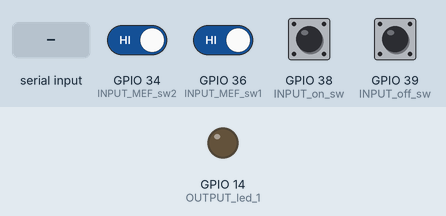
Recording of a program running on a simulated ESP32. Shown: output pins drawn as LEDs (lit = HIGH). Inputs (shaded band) come from the test bench; at power-on: GPIO 34 (INPUT_MEF_sw2), GPIO 36 (INPUT_MEF_sw1) HIGH, GPIO 38 (INPUT_on_sw), GPIO 39 (INPUT_off_sw) LOW. What the program prints to the serial monitor is not drawn.

Above: at 1.2 s.
1.3 s: GPIO 38 (INPUT_on_sw) pulled HIGH for 0.15 s
At 2.4 s:
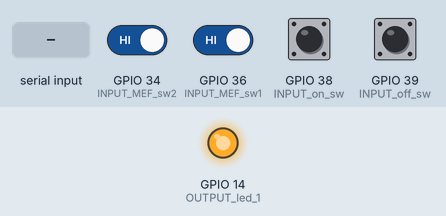
2.9 s: GPIO 39 (INPUT_off_sw) pulled HIGH for 0.15 s
At 3.6 s:
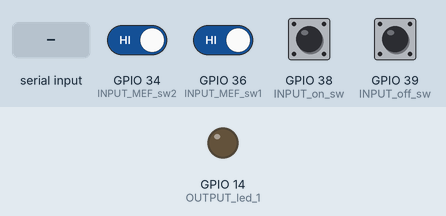
4.5 s: GPIO 38 (INPUT_on_sw) pulled HIGH for 1 s
At 4.8 s:
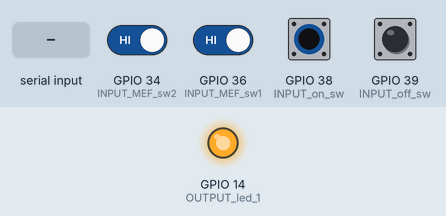
7.0 s: GPIO 34 (INPUT_MEF_sw2) driven LOW and GPIO 36 (INPUT_MEF_sw1) driven LOW and GPIO 38 (INPUT_on_sw) driven HIGH and GPIO 39 (INPUT_off_sw) driven HIGH
At 8.2 s:
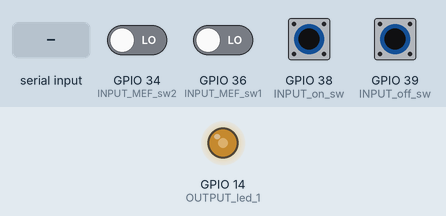
8.5 s: "1" received over Serial
At 9.0 s:
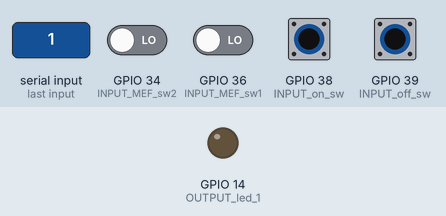
Timing chart, 0 to 12.0 s (numbered marks = the images above; inputs shaded):
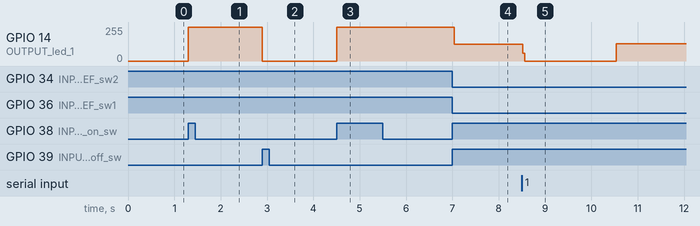

The program:

main.cpp
```cpp
#include <all-include.h>


/* PINS DEFINITIONS  */
#define  OUTPUT_led_1  14
#define  INPUT_on_sw  38
#define  INPUT_off_sw  39
#define  INPUT_MEF_sw1  36
#define  INPUT_MEF_sw2  34
#define tiempoAntiRebote 200

typedef enum {Led_OFF, Led_ON}MOORE;

MOORE estados;

typedef enum {lectura_1, espera_1, lectura_2} pulsador_MEf_1;

pulsador_MEf_1 P_1_estado=lectura_1, P_2_estado=lectura_1;

int contador_pulsador_1, contador_pulsador_2;

void funcion_pulsador_1 (void){

  static unsigned long ActualMilis;

  switch (P_1_estado)
  {
  case lectura_1:
    if(!digitalRead(INPUT_MEF_sw1)){
      P_1_estado = espera_1;
      ActualMilis=millis();
    }
    /* si no esta activo el pulsador no hago nada */
    break;

  case espera_1:
    if(millis()>= (ActualMilis+tiempoAntiRebote))
    {
      P_1_estado=lectura_2;
    }
    break;

  case lectura_2:
    if(!digitalRead(INPUT_MEF_sw1))
    {
     ++contador_pulsador_1;
    }
    P_1_estado=lectura_1;
    break;

  default:
    // Serial.begin(9600);
    Serial.print("error en MEF pulsador, estado no declarado");
    break;
  }
}

void funcion_pulsador_2 (void){

  static unsigned long ActualMilis;

  switch (P_2_estado)
  {
  case lectura_1:
    if(!digitalRead(INPUT_MEF_sw2)){
      P_1_estado = espera_1;
      ActualMilis=millis();
    }
    /* si no esta activo el pulsador no hago nada */
    break;

  case espera_1:
    if(millis()>= (ActualMilis+tiempoAntiRebote))
    {
      P_1_estado=lectura_2;
    }
    break;

  case lectura_2:
    if(!digitalRead(INPUT_MEF_sw2))
    {
     ++contador_pulsador_2;
    }
    P_1_estado=lectura_1;
    break;

  default:
    // Serial.begin(9600);
    Serial.print("error en MEF pulsador, estado no declarado");
    break;
  }
}

/**
 * @brief Configurá los pines como entradas y salidas digitales
 *
 * Esta función es útil para ordenar el código
 *
 * @param void
 * @param void
 * @return void
 *
 * @note esta función usa la librería de arduino, no es la forma más optima a nivel recursos
 * @see otraFuncion()
 */
void pins_config (void){
  /*   DECLARACIÓN GPIO */

  pinMode(OUTPUT_led_1,OUTPUT);
  pinMode(INPUT_on_sw,INPUT);
  pinMode(INPUT_off_sw,INPUT);
  pinMode(INPUT_MEF_sw1,INPUT);
  pinMode(INPUT_MEF_sw2,INPUT);

}
/**
 * @brief inicializa las salidas
 *
 * Esta función es útil para ordenar el código
 *
 * @param void
 * @param void
 * @return void
 *
 * @note esta función usa la librería de arduino, no es la forma más optima a nivel recursos
 * @see otraFuncion()
 */
void OUTPUTS_init (void){

  digitalWrite(OUTPUT_led_1,LOW);
}

void setup(){
  pins_config();
  OUTPUTS_init();
  /* inicializo MEF */
  estados=Led_OFF;
  Serial.begin(9600);
  Serial.print("serial iniciado");

}

void loop(){
  funcion_pulsador_1();
  funcion_pulsador_2();
  switch (estados)
  {
  case Led_OFF:
    digitalWrite(OUTPUT_led_1, LOW);
    digitalRead(INPUT_on_sw)? estados=Led_ON : estados=Led_OFF;

  break;

  case Led_ON:
    digitalWrite(OUTPUT_led_1, HIGH);
    digitalRead(INPUT_off_sw)? estados=Led_OFF : estados=Led_ON;
  break;
  default:

    break;
  }
  if(Serial.read() == '1')
  {
    digitalWrite(BUILTIN_LED,HIGH);
    delay(1000);
    digitalWrite(BUILTIN_LED,LOW);
    delay(1000);

  }

}


// Ejemplo de ej 3 con libreria string
/*
String textoLargo = "Este es un texto largo que quiero desplazar.";
int indiceDesplazamiento = 0;

void setup() {
    Serial.begin(9600);
}

void loop() {
    String subcadena = textoLargo.substring(indiceDesplazamiento, indiceDesplazamiento + 30);
    Serial.println(subcadena);

    indiceDesplazamiento++;

    if (indiceDesplazamiento >= textoLargo.length()) {
        indiceDesplazamiento = 0;
    }

    delay(100); // Espera 100 milisegundos entre cada desplazamiento
}
 */
```

all-include.h
```cpp
#include <Arduino.h>
#include <config_lib.h>
```

Measured:
- after the input at 1.3 s, GPIO 14 (OUTPUT_led_1): 0/255 → 255/255 at once
- after the input at 2.9 s, GPIO 14 (OUTPUT_led_1): 255/255 → 0/255 at once
- after the input at 4.5 s, GPIO 14 (OUTPUT_led_1): 0/255 → 255/255 at once
- after the input at 7.0 s, GPIO 14 (OUTPUT_led_1): 255/255 → 127/255 at once
- after the input at 8.5 s, GPIO 14 (OUTPUT_led_1): 127/255 → 0/255 at once, → 128/255 2.0 s later
